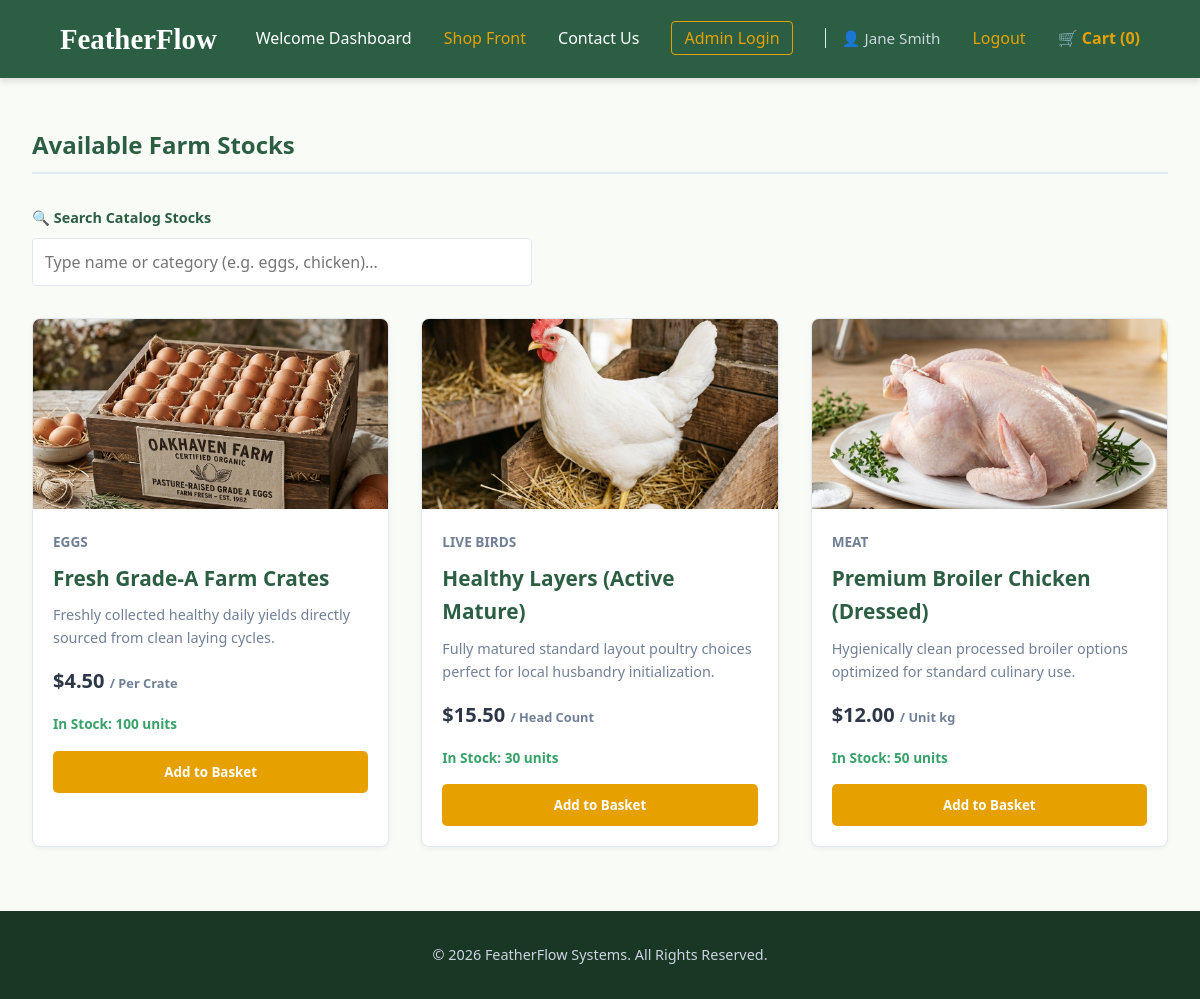
The page /home.php (signed in) on the database its author committed.
### tables this page shows
CREATE TABLE IF NOT EXISTS Products (
    ProductID INT AUTO_INCREMENT PRIMARY KEY,
    ProductName VARCHAR(100) NOT NULL,
    Category VARCHAR(50) NOT NULL,
    UnitPrice DECIMAL(10,2) NOT NULL,
    StockQuantity INT NOT NULL DEFAULT 0,
    Description TEXT,
    ImageURL VARCHAR(255) NOT NULL DEFAULT 'images/fresh_eggs.png',
    CONSTRAINT chk_price CHECK (UnitPrice >= 0.00)
);

### home.php (the view, shortened to what this page needs)
<?php
require_once 'backend/db.php';
include 'header.php';
try {
    $stmt = $pdo->query("SELECT * FROM Products ORDER BY Category, ProductName");
    $products = $stmt->fetchAll();
} catch (PDOException $e) {
    $products = [];
}
$unit_map = [
    'Eggs' => 'Per Crate',
    'Meat' => 'Unit kg',
    'Live' => 'Head Count',
    'Live Birds' => 'Head Count',
    'Fertilizer' => 'Per Bag'
];
?>
    <main class="container">
        <h2 style="color: var(--primary-color); border-bottom: 2px solid var(--border-color); padding-bottom: 0.5rem; margin-bottom: 2rem;">Available Farm Stocks</h2>
        <div style="margin-bottom: 2rem; display: flex; flex-direction: column; gap: 0.5rem; max-width: 500px;">
            <label for="product-search" style="font-weight: 600; font-size: 0.9rem; color: var(--primary-color);">🔍 Search Catalog Stocks</label>
            <input type="text" id="product-search" placeholder="Type name or category (e.g. eggs, chicken)..." onkeyup="filterProducts()" style="padding: 0.75rem; border: 1px solid var(--border-color); border-radius: 4px; font-size: 1rem; width: 100%;">
        </div>
        <div class="product-grid" style="margin-top: 1rem;">
            <?php if (empty($products)): ?>
                <p style="text-align: center; grid-column: 1 / -1; padding: 3rem; color: #718096;">No products currently available in the catalog database.</p>
            <?php else: ?>
                <?php foreach ($products as $product): ?>
                    <div class="product-card" data-id="<?php echo $product['ProductID']; ?>" data-name="<?php echo htmlspecialchars($product['ProductName']); ?>" data-price="<?php echo $product['UnitPrice']; ?>" data-stock="<?php echo $product['StockQuantity']; ?>">
                        <div style="height: 190px; overflow: hidden; background-color: #edf2f7; position: relative;">
                            <img src="<?php echo htmlspecialchars(!empty($product['ImageURL']) ? $product['ImageURL'] : 'images/fresh_eggs.png'); ?>" alt="<?php echo htmlspecialchars($product['ProductName']); ?>" style="width: 100%; height: 100%; object-fit: cover;">
                        </div>
                        <div class="product-info" style="padding: 1.25rem;">
                            <span class="product-category"><?php echo htmlspecialchars($product['Category']); ?></span>
                            <h3 class="product-title"><?php echo htmlspecialchars($product['ProductName']); ?></h3>
                            <p style="color:#718096; font-size:0.9rem; margin-bottom:1rem; min-height: 45px;"><?php echo htmlspecialchars($product['Description']); ?></p>
                            <div class="product-price">$<?php echo number_format($product['UnitPrice'], 2); ?> <span style="font-size: 0.8rem; color:#718096;">/ <?php echo isset($unit_map[$product['Category']]) ? $unit_map[$product['Category']] : 'Unit'; ?></span></div>
                            <div style="font-size: 0.85rem; margin-bottom: 1rem; font-weight: 600; color: <?php echo $product['StockQuantity'] > 0 ? '#38a169' : '#e53e3e'; ?>;">
                                <?php echo $product['StockQuantity'] > 0 ? 'In Stock: ' . $product['StockQuantity'] . ' units' : 'Out of Stock'; ?>
                            </div>
                            <button class="btn add-to-cart-btn" style="width: 100%;" <?php echo $product['StockQuantity'] > 0 ? '' : 'disabled style="background-color: #a0aec0; cursor: not-allowed;"'; ?>>
                                <?php echo $product['StockQuantity'] > 0 ? 'Add to Basket' : 'Unavailable'; ?>
                            </button>
                        </div>
                    </div>
                <?php endforeach; ?>
            <?php endif; ?>
        </div>
    </main>
<?php
include 'footer.php';
?>

### style.css (style rules this page uses)
:root { --primary-color: #2c5e43; --secondary-color: #e6a100; --accent-color: #d9534f; --bg-light: #f9fbf7; --text-dark: #2d3748; --card-bg: #ffffff; --border-color: #e2e8f0; }
* { margin: 0; padding: 0; box-sizing: border-box; font-family: 'Segoe UI', Tahoma, Geneva, Verdana, sans-serif; }
body { background-color: var(--bg-light); color: var(--text-dark); line-height: 1.6; }
.btn { display: inline-block; background-color: var(--secondary-color); color: #ffffff; padding: 0.75rem 2rem; text-decoration: none; border-radius: 5px; font-weight: 600; transition: background 0.3s ease; border: none; cursor: pointer; }
.container { max-width: 1200px; margin: 3rem auto; padding: 0 2rem; }
.product-grid { display: grid; grid-template-columns: repeat(auto-fit, minmax(280px, 1fr)); gap: 2rem; margin-top: 2rem; }
.product-card { background-color: var(--card-bg); border: 1px solid var(--border-color); border-radius: 8px; overflow: hidden; box-shadow: 0 2px 5px rgba(0,0,0,0.05); transition: transform 0.3s ease; }
.product-info { padding: 1.5rem; }
.product-category { font-size: 0.85rem; text-transform: uppercase; color: #718096; font-weight: 600; }
.product-title { font-size: 1.3rem; margin: 0.5rem 0; color: var(--primary-color); }
.product-price { font-size: 1.25rem; font-weight: 700; color: var(--text-dark); margin-bottom: 1rem; }

### rows shown on the page
products: ImageURL (picture), Category "EGGS", ProductName "Fresh Grade-A Farm Crates", Description "Freshly collected healthy daily yields directly sourced from clean laying cycles.", UnitPrice "4.50", Category "Per Crate", StockQuantity "100", shows "Add to Basket"
products: ImageURL (picture), Category "LIVE BIRDS", ProductName "Healthy Layers (Active Mature)", Description "Fully matured standard layout poultry choices perfect for local husbandry initialization.", UnitPrice "15.50", Category "Head Count", StockQuantity "30", shows "Add to Basket"
products: ImageURL (picture), Category "MEAT", ProductName "Premium Broiler Chicken (Dressed)", Description "Hygienically clean processed broiler options optimized for standard culinary use.", UnitPrice "12.00", Category "Unit kg", StockQuantity "50", shows "Add to Basket"

### other values the page prints
$_SESSION['user_name'] "Jane Smith"
